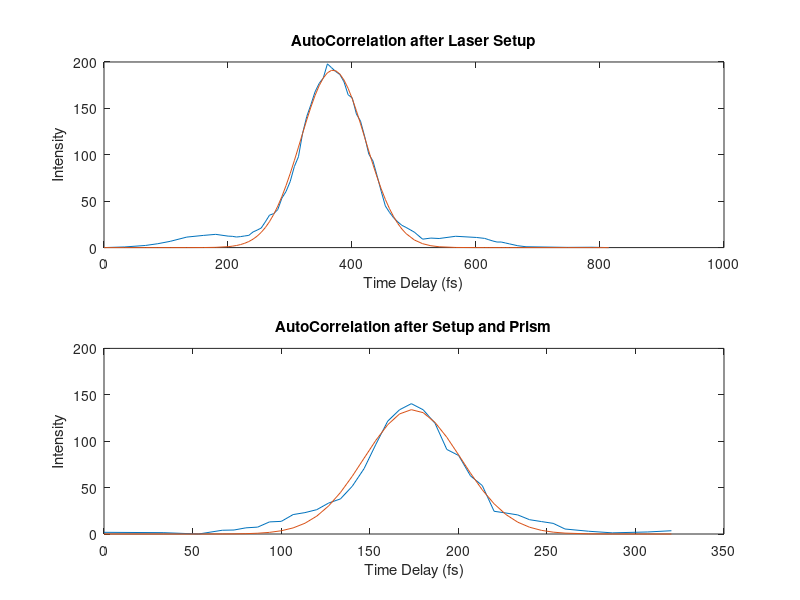

Write the MATLAB code that produced this figure.
x_delay1 = [320 325 330 333 336 340 344 347 350 351 352 353 354 355 356 357 358 359 360 361 362 363 364 365 366 367 368 369 370 371 372 373 374 375 376 377 378 379 380 381 382 383 384 385 386 387 388 389 390 391 392 393 395 397 399 401 405 410 412 413 414 415 416 417 418 420 422 432 438 442];
y_intensity =[9.32 10.01 11.6 13.49 16.05 20.63 22.43 23.58 21.67 21.45 20.72 21.15 21.85 22.46 26.11 28.11 30.4 37.1 44.28 45.87 50.29 62.62 69.79 80.44 96.55 107.26 132.47 150.55 163.28 177.08 186.22 192.06 207.3 203.1 199.01 195.84 187.96 174 170.56 153.3 145.57 129 110 102.69 86.77 69.92 54.2 47.25 41.5 37 33.3 31.04 26 18.4 19.56 19.1 21.51 20.23 19.23 17.79 16.39 15.29 15.32 14.32 13.31 11.32 10.22 9.55 9.7 9.31]-9.31; 

%delta x in meters
delta_x_delay = (x_delay1 - 320).*10^(-6);

%delta x in seconds
delta_t_delay = 2/299700000 .*delta_x_delay./(10^(-15));

figure
subplot(2, 1, 1);
plot(delta_t_delay, y_intensity)
title('AutoCorrelation after Laser Setup')
xlabel('Time Delay (fs)')
ylabel('Intensity')
hold on
a1 =       191.2;%  (187, 195.5)
       b1 =       369.4;%  (368, 370.7)
       c1 =       73.92;%  (72.01, 75.83)
     fit =  a1.*exp(-((delta_t_delay-b1)./c1).^2);
       plot(delta_t_delay,fit);
       hold off

x_delay11 = [372 377 380 382 383 384 385 386 387 388 389 390 391 392 393 394 395 396 397 398 399 400 401 402 403 404 405 406 407 408 409 410 411 413 415 418 420];
y_intensity11 = [ 6.02 5.65 4.2 8.24 8.5 10.84 11.63 17.24 17.82 25.15 27.25 30.43 37.54 42 55.64 74.64 100.89 125.8 138.07 144.64 138.06 123.54 95.31 88.78 66.89 56.4 28.69 26.82 24.76 19.61 17.61 15.66 9.57 7.17 5.45 6.4 7.72]-4.2;

%delta x in meters
delta_x_delay11 = (x_delay11 - x_delay11(1)).*10^(-6);

%delta x in seconds
delta_t_delay11 = 2/299700000 .*delta_x_delay11./(10^(-15));


subplot(2, 1, 2);
plot(delta_t_delay11, y_intensity11)
title('AutoCorrelation after Setup and Prism')
xlabel('Time Delay (fs)')
ylabel('Intensity')

hold on

        a1 =         134 ;% (127.2, 140.9)
       b1 =       174.1  ;%(172.5, 175.7)
       c1 =       38.77; 
     fit11 =  a1.*exp(-((delta_t_delay11-b1)./c1).^2);
plot(delta_t_delay11,fit11)
hold off

fwhm(delta_t_delay,y_intensity)
fwhm(delta_t_delay11,y_intensity11)